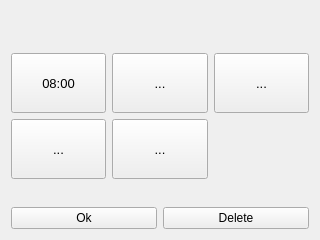
<?xml version="1.0" encoding="UTF-8"?>
<ui version="4.0">
 <class>AlarmDetails</class>
 <widget class="QWidget" name="AlarmDetails">
  <property name="geometry">
   <rect>
    <x>0</x>
    <y>0</y>
    <width>320</width>
    <height>240</height>
   </rect>
  </property>
  <property name="windowTitle">
   <string>Form</string>
  </property>
  <layout class="QVBoxLayout" name="verticalLayout" stretch="0,0,10,0,0">
   <item>
    <widget class="QLabel" name="nameLabel">
     <property name="text">
      <string/>
     </property>
    </widget>
   </item>
   <item>
    <spacer name="verticalSpacer_2">
     <property name="orientation">
      <enum>Qt::Vertical</enum>
     </property>
     <property name="sizeHint" stdset="0">
      <size>
       <width>20</width>
       <height>40</height>
      </size>
     </property>
    </spacer>
   </item>
   <item>
    <layout class="QGridLayout" name="gridLayout">
     <item row="1" column="1">
      <widget class="QToolButton" name="ringtoneButton">
       <property name="sizePolicy">
        <sizepolicy hsizetype="Expanding" vsizetype="Expanding">
         <horstretch>0</horstretch>
         <verstretch>0</verstretch>
        </sizepolicy>
       </property>
       <property name="minimumSize">
        <size>
         <width>40</width>
         <height>60</height>
        </size>
       </property>
       <property name="font">
        <font>
         <pointsize>10</pointsize>
        </font>
       </property>
       <property name="text">
        <string>...</string>
       </property>
       <property name="icon">
        <iconset resource="clockplugin.qrc">
         <normaloff>:/icons/resources/ringtone.png</normaloff>:/icons/resources/ringtone.png</iconset>
       </property>
       <property name="iconSize">
        <size>
         <width>32</width>
         <height>32</height>
        </size>
       </property>
       <property name="toolButtonStyle">
        <enum>Qt::ToolButtonTextUnderIcon</enum>
       </property>
      </widget>
     </item>
     <item row="1" column="2">
      <widget class="QToolButton" name="dayButton">
       <property name="sizePolicy">
        <sizepolicy hsizetype="Expanding" vsizetype="Expanding">
         <horstretch>0</horstretch>
         <verstretch>0</verstretch>
        </sizepolicy>
       </property>
       <property name="minimumSize">
        <size>
         <width>40</width>
         <height>60</height>
        </size>
       </property>
       <property name="font">
        <font>
         <pointsize>10</pointsize>
        </font>
       </property>
       <property name="text">
        <string>...</string>
       </property>
       <property name="icon">
        <iconset resource="clockplugin.qrc">
         <normaloff>:/icons/resources/days.png</normaloff>:/icons/resources/days.png</iconset>
       </property>
       <property name="iconSize">
        <size>
         <width>32</width>
         <height>32</height>
        </size>
       </property>
       <property name="toolButtonStyle">
        <enum>Qt::ToolButtonTextUnderIcon</enum>
       </property>
      </widget>
     </item>
     <item row="2" column="0">
      <widget class="QToolButton" name="snoozeButton">
       <property name="sizePolicy">
        <sizepolicy hsizetype="Expanding" vsizetype="Expanding">
         <horstretch>0</horstretch>
         <verstretch>0</verstretch>
        </sizepolicy>
       </property>
       <property name="minimumSize">
        <size>
         <width>40</width>
         <height>60</height>
        </size>
       </property>
       <property name="font">
        <font>
         <pointsize>10</pointsize>
        </font>
       </property>
       <property name="text">
        <string>...</string>
       </property>
       <property name="icon">
        <iconset resource="clockplugin.qrc">
         <normaloff>:/icons/resources/snooze.png</normaloff>:/icons/resources/snooze.png</iconset>
       </property>
       <property name="iconSize">
        <size>
         <width>32</width>
         <height>32</height>
        </size>
       </property>
       <property name="toolButtonStyle">
        <enum>Qt::ToolButtonTextUnderIcon</enum>
       </property>
      </widget>
     </item>
     <item row="1" column="0">
      <widget class="QToolButton" name="timeButton">
       <property name="sizePolicy">
        <sizepolicy hsizetype="Expanding" vsizetype="Expanding">
         <horstretch>0</horstretch>
         <verstretch>0</verstretch>
        </sizepolicy>
       </property>
       <property name="minimumSize">
        <size>
         <width>40</width>
         <height>60</height>
        </size>
       </property>
       <property name="font">
        <font>
         <pointsize>10</pointsize>
        </font>
       </property>
       <property name="text">
        <string>08:00</string>
       </property>
       <property name="icon">
        <iconset resource="clockplugin.qrc">
         <normaloff>:/icons/resources/clock.png</normaloff>:/icons/resources/clock.png</iconset>
       </property>
       <property name="iconSize">
        <size>
         <width>32</width>
         <height>32</height>
        </size>
       </property>
       <property name="toolButtonStyle">
        <enum>Qt::ToolButtonTextUnderIcon</enum>
       </property>
      </widget>
     </item>
     <item row="2" column="1">
      <widget class="QToolButton" name="volumeButton">
       <property name="sizePolicy">
        <sizepolicy hsizetype="Expanding" vsizetype="Expanding">
         <horstretch>0</horstretch>
         <verstretch>0</verstretch>
        </sizepolicy>
       </property>
       <property name="minimumSize">
        <size>
         <width>40</width>
         <height>60</height>
        </size>
       </property>
       <property name="font">
        <font>
         <pointsize>10</pointsize>
        </font>
       </property>
       <property name="text">
        <string>...</string>
       </property>
       <property name="icon">
        <iconset resource="clockplugin.qrc">
         <normaloff>:/icons/resources/vol-up.png</normaloff>:/icons/resources/vol-up.png</iconset>
       </property>
       <property name="iconSize">
        <size>
         <width>32</width>
         <height>32</height>
        </size>
       </property>
       <property name="toolButtonStyle">
        <enum>Qt::ToolButtonTextUnderIcon</enum>
       </property>
      </widget>
     </item>
    </layout>
   </item>
   <item>
    <spacer name="verticalSpacer">
     <property name="orientation">
      <enum>Qt::Vertical</enum>
     </property>
     <property name="sizeHint" stdset="0">
      <size>
       <width>20</width>
       <height>40</height>
      </size>
     </property>
    </spacer>
   </item>
   <item>
    <layout class="QHBoxLayout" name="horizontalLayout" stretch="0,0">
     <item>
      <widget class="QPushButton" name="backButton">
       <property name="text">
        <string>Ok</string>
       </property>
      </widget>
     </item>
     <item>
      <widget class="QPushButton" name="deleteButton">
       <property name="text">
        <string>Delete</string>
       </property>
      </widget>
     </item>
    </layout>
   </item>
  </layout>
 </widget>
 <resources>
  <include location="clockplugin.qrc"/>
 </resources>
 <connections/>
</ui>
